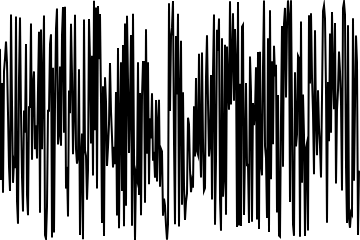
Frame 1 (no input)
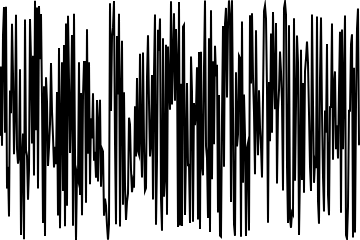
Frame 60 (no input)
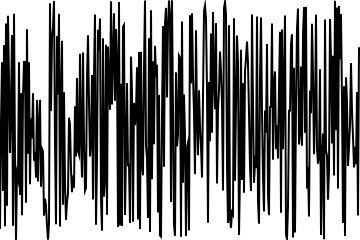
Frame 120 (the mouse pressed at the canvas centre since frame 60)

The p5.js sketch that drew these frames (run headless with seeded random() and noise() and a simulated clock; from frame 60 on, the mouse is pressed at the canvas centre):

// p5.js sketch
// ── sketch.js
// Figure0.4: A graph of random (uniform) noise values over time

let values =[];

function setup() {
  createCanvas(360, 240);
  for (let i = 0; i < width; i++) {
    values[i] = random(height);
  }
}

function draw() {
  background(255);
  noFill();
  stroke(0);
  strokeWeight(2);
  beginShape();
  for (let i = 0; i < width; i++) {
    let y = random(height);
    vertex(i, values[(i+frameCount) % values.length]);
  }
  endShape();
}
